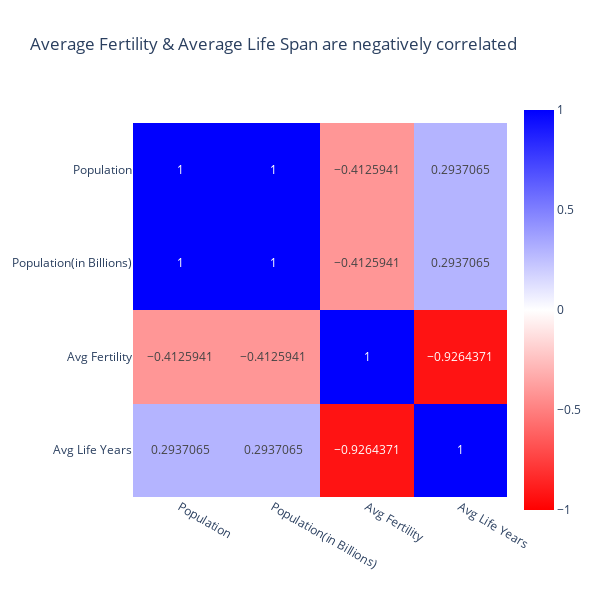

The notebook cell saved with this chart:
### Markdown cell above
Average Fertility & Average Life Span are negatively correlated

### Code cell
corr_matrix = final_df.corr(numeric_only=True)
px.imshow(corr_matrix, zmin=-1, zmax=1, text_auto=True, color_continuous_scale=['red','white','blue'],
          title='Average Fertility & Average Life Span are negatively correlated', width=600, height=600)

### Figure 1 — Plotly figure (JSON) as saved in the notebook; plotly's stock layout.template omitted (floating-point values rounded to 4 significant figures)
{"data": [{"coloraxis": "coloraxis", "hovertemplate": "x: %{x}<br>y: %{y}<br>color: %{z}<extra></extra>", "name": "0", "texttemplate": "%{z}", "type": "heatmap", "x": ["Population", "Population(in Billions)", "Avg Fertility", "Avg Life Years"], "xaxis": "x", "y": ["Population", "Population(in Billions)", "Avg Fertility", "Avg Life Years"], "yaxis": "y", "z": [[1, 1.0, -0.4126, 0.2937], [1.0, 1, -0.4126, 0.2937], [-0.4126, -0.4126, 1, -0.9264], [0.2937, 0.2937, -0.9264, 1]]}], "layout": {"coloraxis": {"cmax": 1, "cmin": -1, "colorscale": [[0, "red"], [0.5, "white"], [1, "blue"]]}, "height": 600, "title": {"text": "Average Fertility & Average Life Span are negatively correlated"}, "width": 600, "xaxis": {"anchor": "y", "constrain": "domain", "domain": [0, 1], "scaleanchor": "y"}, "yaxis": {"anchor": "x", "autorange": "reversed", "constrain": "domain", "domain": [0, 1]}}}
